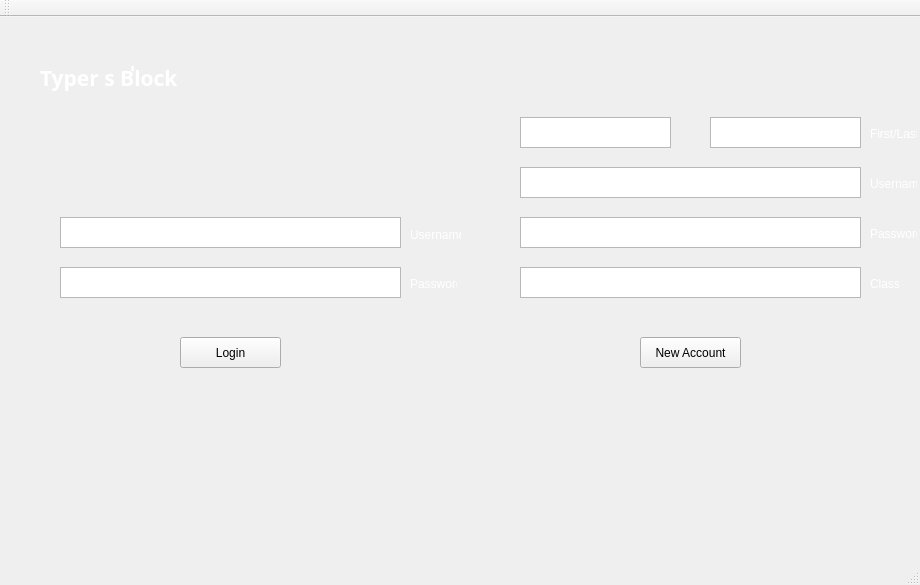
<?xml version="1.0" encoding="UTF-8"?>
<ui version="4.0">
 <class>MainWindow</class>
 <widget class="QMainWindow" name="MainWindow">
  <property name="geometry">
   <rect>
    <x>0</x>
    <y>0</y>
    <width>920</width>
    <height>585</height>
   </rect>
  </property>
  <property name="windowTitle">
   <string>Typer's Block</string>
  </property>
  <property name="styleSheet">
   <string notr="true"/>
  </property>
  <widget class="QWidget" name="centralWidget">
   <property name="styleSheet">
    <string notr="true">background-image: url(:/new/images/space_scene_by_felandi.jpg);</string>
   </property>
   <widget class="QTextEdit" name="passLoginText">
    <property name="geometry">
     <rect>
      <x>60</x>
      <y>250</y>
      <width>341</width>
      <height>31</height>
     </rect>
    </property>
    <property name="styleSheet">
     <string notr="true">background-image: url(:/new/images/Tiny-Grid-Seamless-Patterns-For-Website-Backgrounds.jpg);</string>
    </property>
    <property name="inputMethodHints">
     <set>Qt::ImhNone</set>
    </property>
    <property name="tabChangesFocus">
     <bool>true</bool>
    </property>
   </widget>
   <widget class="QPushButton" name="loginButton">
    <property name="geometry">
     <rect>
      <x>180</x>
      <y>320</y>
      <width>101</width>
      <height>31</height>
     </rect>
    </property>
    <property name="styleSheet">
     <string notr="true">background-image: url(:/new/images/Tiny-Grid-Seamless-Patterns-For-Website-Backgrounds.jpg);</string>
    </property>
    <property name="text">
     <string>Login</string>
    </property>
   </widget>
   <widget class="QTextEdit" name="userLoginText">
    <property name="geometry">
     <rect>
      <x>60</x>
      <y>200</y>
      <width>341</width>
      <height>31</height>
     </rect>
    </property>
    <property name="styleSheet">
     <string notr="true">background-image: url(:/new/images/Tiny-Grid-Seamless-Patterns-For-Website-Backgrounds.jpg);</string>
    </property>
    <property name="tabChangesFocus">
     <bool>true</bool>
    </property>
   </widget>
   <widget class="QTextEdit" name="lastNameText">
    <property name="geometry">
     <rect>
      <x>710</x>
      <y>100</y>
      <width>151</width>
      <height>31</height>
     </rect>
    </property>
    <property name="styleSheet">
     <string notr="true">background-image: url(:/new/images/Tiny-Grid-Seamless-Patterns-For-Website-Backgrounds.jpg);</string>
    </property>
    <property name="tabChangesFocus">
     <bool>true</bool>
    </property>
   </widget>
   <widget class="QPushButton" name="newAccountButton">
    <property name="geometry">
     <rect>
      <x>640</x>
      <y>320</y>
      <width>101</width>
      <height>31</height>
     </rect>
    </property>
    <property name="styleSheet">
     <string notr="true">background-image: url(:/new/images/Tiny-Grid-Seamless-Patterns-For-Website-Backgrounds.jpg);</string>
    </property>
    <property name="text">
     <string>New Account</string>
    </property>
   </widget>
   <widget class="QTextEdit" name="userCreateText">
    <property name="geometry">
     <rect>
      <x>520</x>
      <y>150</y>
      <width>341</width>
      <height>31</height>
     </rect>
    </property>
    <property name="styleSheet">
     <string notr="true">background-image: url(:/new/images/Tiny-Grid-Seamless-Patterns-For-Website-Backgrounds.jpg);</string>
    </property>
    <property name="tabChangesFocus">
     <bool>true</bool>
    </property>
   </widget>
   <widget class="QTextEdit" name="firstNameText">
    <property name="geometry">
     <rect>
      <x>520</x>
      <y>100</y>
      <width>151</width>
      <height>31</height>
     </rect>
    </property>
    <property name="styleSheet">
     <string notr="true">background-image: url(:/new/images/Tiny-Grid-Seamless-Patterns-For-Website-Backgrounds.jpg);</string>
    </property>
    <property name="tabChangesFocus">
     <bool>true</bool>
    </property>
   </widget>
   <widget class="QTextEdit" name="classText">
    <property name="geometry">
     <rect>
      <x>520</x>
      <y>250</y>
      <width>341</width>
      <height>31</height>
     </rect>
    </property>
    <property name="styleSheet">
     <string notr="true">background-image: url(:/new/images/Tiny-Grid-Seamless-Patterns-For-Website-Backgrounds.jpg);</string>
    </property>
    <property name="tabChangesFocus">
     <bool>true</bool>
    </property>
   </widget>
   <widget class="QTextEdit" name="passCreateText">
    <property name="geometry">
     <rect>
      <x>520</x>
      <y>200</y>
      <width>341</width>
      <height>31</height>
     </rect>
    </property>
    <property name="styleSheet">
     <string notr="true">background-image: url(:/new/images/Tiny-Grid-Seamless-Patterns-For-Website-Backgrounds.jpg);</string>
    </property>
    <property name="tabChangesFocus">
     <bool>true</bool>
    </property>
   </widget>
   <widget class="QLabel" name="label_3">
    <property name="geometry">
     <rect>
      <x>870</x>
      <y>110</y>
      <width>47</width>
      <height>13</height>
     </rect>
    </property>
    <property name="styleSheet">
     <string notr="true">color: white;
background-image: url(:/new/images/alpha.png);</string>
    </property>
    <property name="text">
     <string>First/Last</string>
    </property>
   </widget>
   <widget class="QLabel" name="label_4">
    <property name="geometry">
     <rect>
      <x>870</x>
      <y>260</y>
      <width>47</width>
      <height>13</height>
     </rect>
    </property>
    <property name="styleSheet">
     <string notr="true">color: white;
background-image: url(:/new/images/alpha.png);</string>
    </property>
    <property name="text">
     <string>Class</string>
    </property>
   </widget>
   <widget class="QLabel" name="label_5">
    <property name="geometry">
     <rect>
      <x>870</x>
      <y>210</y>
      <width>47</width>
      <height>13</height>
     </rect>
    </property>
    <property name="styleSheet">
     <string notr="true">color: white;
background-image: url(:/new/images/alpha.png);</string>
    </property>
    <property name="text">
     <string>Password</string>
    </property>
   </widget>
   <widget class="QLabel" name="label_6">
    <property name="geometry">
     <rect>
      <x>870</x>
      <y>160</y>
      <width>47</width>
      <height>13</height>
     </rect>
    </property>
    <property name="styleSheet">
     <string notr="true">color: white;
background-image: url(:/new/images/alpha.png);</string>
    </property>
    <property name="text">
     <string>Username</string>
    </property>
   </widget>
   <widget class="QLabel" name="label_7">
    <property name="geometry">
     <rect>
      <x>410</x>
      <y>260</y>
      <width>47</width>
      <height>13</height>
     </rect>
    </property>
    <property name="styleSheet">
     <string notr="true">color: white;
background-image: url(:/new/images/alpha.png);</string>
    </property>
    <property name="text">
     <string>Password</string>
    </property>
   </widget>
   <widget class="QLabel" name="label_8">
    <property name="geometry">
     <rect>
      <x>410</x>
      <y>210</y>
      <width>51</width>
      <height>16</height>
     </rect>
    </property>
    <property name="styleSheet">
     <string notr="true">color: white;
background-image: url(:/new/images/alpha.png);</string>
    </property>
    <property name="text">
     <string>Username</string>
    </property>
   </widget>
   <widget class="QLabel" name="label">
    <property name="geometry">
     <rect>
      <x>40</x>
      <y>30</y>
      <width>241</width>
      <height>61</height>
     </rect>
    </property>
    <property name="font">
     <font>
      <family>GALACTIC VANGUARDIAN NCV</family>
      <pointsize>16</pointsize>
      <weight>75</weight>
      <bold>true</bold>
     </font>
    </property>
    <property name="styleSheet">
     <string notr="true">color: white;
background-image: url(:/new/images/alpha.png);</string>
    </property>
    <property name="text">
     <string>Typer s Block</string>
    </property>
   </widget>
   <widget class="QLabel" name="label_2">
    <property name="geometry">
     <rect>
      <x>130</x>
      <y>40</y>
      <width>91</width>
      <height>31</height>
     </rect>
    </property>
    <property name="font">
     <font>
      <pointsize>16</pointsize>
      <weight>75</weight>
      <bold>true</bold>
     </font>
    </property>
    <property name="styleSheet">
     <string notr="true">color: white;
background-image: url(:/new/images/alpha.png);</string>
    </property>
    <property name="text">
     <string>'</string>
    </property>
   </widget>
  </widget>
  <widget class="QMenuBar" name="menuBar">
   <property name="geometry">
    <rect>
     <x>0</x>
     <y>0</y>
     <width>920</width>
     <height>21</height>
    </rect>
   </property>
  </widget>
  <widget class="QToolBar" name="mainToolBar">
   <attribute name="toolBarArea">
    <enum>TopToolBarArea</enum>
   </attribute>
   <attribute name="toolBarBreak">
    <bool>false</bool>
   </attribute>
  </widget>
  <widget class="QStatusBar" name="statusBar"/>
 </widget>
 <layoutdefault spacing="6" margin="11"/>
 <resources/>
 <connections/>
</ui>
